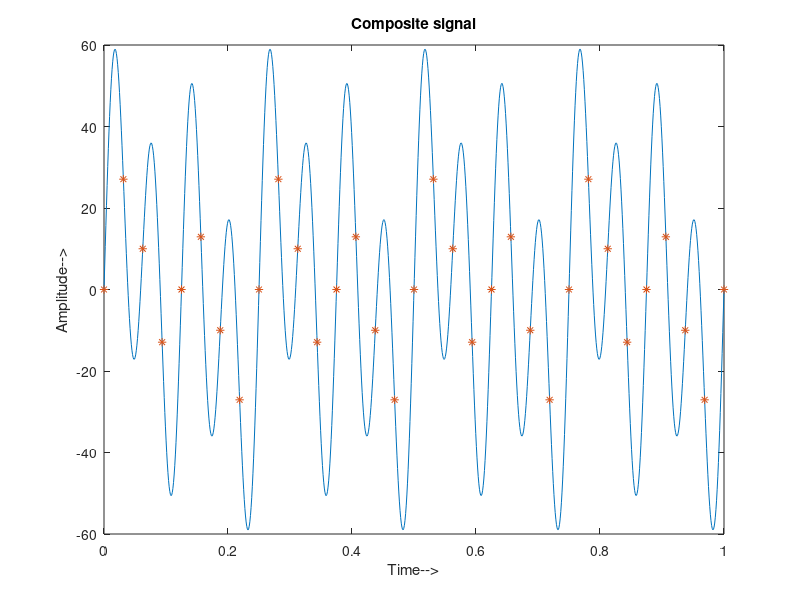

Recreate this plot in MATLAB.
%Frequecies
f1 = 4;
f2 = 8;
f3 = 16;
%Amplitudes
a1 = 10;
a2 = 20;
a3 = 40;
%time
tmin = 0;
tmax = 1;
t = linspace(tmin, tmax, 1000);
%Sinusoidal signals
x1 = a1*sin(2*pi*f1*t);
x2 = a2*sin(2*pi*f2*t);
x3 = a3*sin(2*pi*f3*t);
%Composite signal
x = x1 + x2 + x3;
%subplot(2,1,1);
plot(t, x);
xlabel('Time-->');
ylabel('Amplitude-->');
title('Composite signal');

%Sampling
Fs = 32;
Ts = 1/Fs;
nmin = ceil(tmin / Ts);
nmax = floor(tmax / Ts);
n = nmin : nmax;
x_sampled = a1*sin(2*pi*f1*n*Ts) + a2*sin(2*pi*f2*n*Ts) + a3*sin(2*pi*f3*n*Ts);
%subplot(2,1,2);
hold on
plot(n*Ts, x_sampled, '*');
hold off
